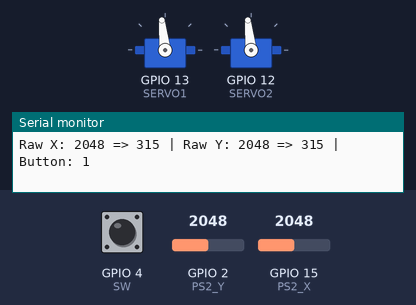
Recording of a sketch running on a simulated ESP32. Parts: 2 × servo, the last lines printed to the serial monitor. The inputs (shaded band) are chosen by the test bench; at power-on: GPIO 2 (PS2_Y) = 2048, GPIO 15 (PS2_X) = 2048, GPIO 4 (SW) HIGH. Servo pulses on a pin are drawn as a servo (544–2400 µs = 0–180°).

Above: at 1.2 s.
1.3 s: GPIO 2 (PS2_Y) set to 1030
4.3 s: GPIO 2 (PS2_Y) set to 947
At 5.8 s:
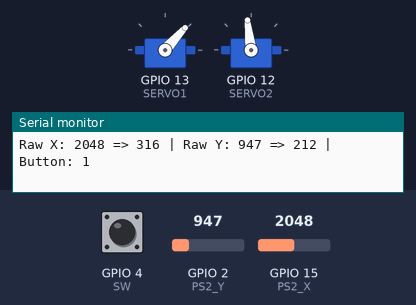
6.1 s: GPIO 15 (PS2_X) set to 0
At 7.4 s:
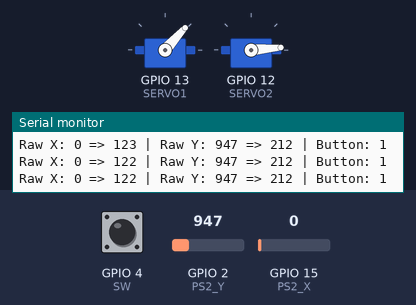
9.1 s: GPIO 2 (PS2_Y) set to 1228
At 9.45 s:
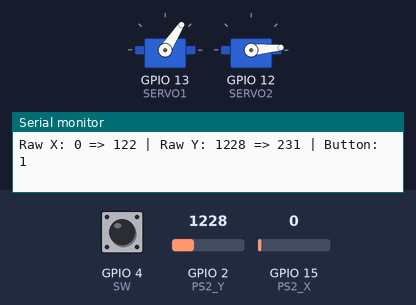
12.1 s: GPIO 15 (PS2_X) set to 491
At 14.2 s:
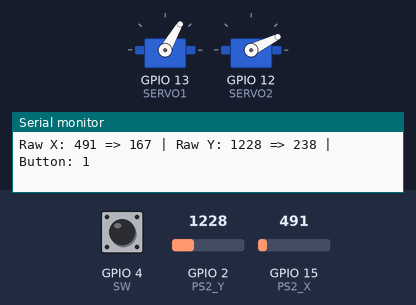
15.1 s: GPIO 15 (PS2_X) set to 1228
Timing chart, 0 to 19.1 s (numbered marks = the images above; inputs shaded):
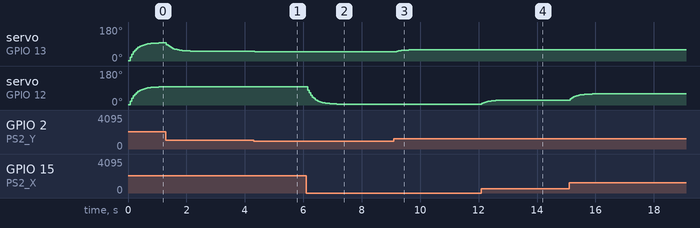

Measured:
- the behaviour switches between 1000 and 999 on GPIO 2 (PS2_Y) (found by bisection; images 0 and 1)
- after the input at 4.3 s, servo on GPIO 13 (SERVO1): 51° → 50° after 0.05 s, → 49° 0.16 s later, → 48° 0.16 s later
- after the input at 6.1 s, servo on GPIO 12 (SERVO2): moves from 97° to 5° over 1.0 s, starting after 0.05 s
- after the input at 9.1 s, servo on GPIO 13 (SERVO1): 48° → 57° after 0.05 s, → 58° 0.36 s later, → 59° 0.10 s later
- after the input at 12.1 s, servo on GPIO 12 (SERVO2): moves from 5° to 26° over 0.74 s, starting at once

The sketch:

2.ps2_servo.ino
```cpp
#define PS2_X      15
#define PS2_Y      2
#define SW         4
#define SERVO1     13  // Y axis
#define SERVO2     12  // X axis
#define RESOLUTION 12
#define FREQ       50
#define CHANNEL1   0
#define CHANNEL2   1

int min_width = 0.6 / 20 * pow(2, RESOLUTION);
int max_width = 2.5 / 20 * pow(2, RESOLUTION);

int DEAD_ZONE = 100;

float alpha = 0.2;

float smooth_x = 0;
float smooth_y = 0;

void setup() {
  pinMode(PS2_X, INPUT);
  pinMode(PS2_Y, INPUT);
  pinMode(SW, INPUT_PULLUP);

  Serial.begin(9600);

  ledcSetup(CHANNEL1, FREQ, RESOLUTION);
  ledcAttachPin(SERVO1, CHANNEL1);

  ledcSetup(CHANNEL2, FREQ, RESOLUTION);
  ledcAttachPin(SERVO2, CHANNEL2);
}

void loop() {
  int raw_x = analogRead(PS2_X);
  int raw_y = analogRead(PS2_Y);

  if (abs(raw_x - 2048) < DEAD_ZONE) raw_x = 2048;
  if (abs(raw_y - 2048) < DEAD_ZONE) raw_y = 2048;

  int target_x = map(raw_x, 0, 4095, min_width, max_width);
  int target_y = map(raw_y, 0, 4095, min_width, max_width);

  smooth_x = smooth_x * (1 - alpha) + target_x * alpha;
  smooth_y = smooth_y * (1 - alpha) + target_y * alpha;

  ledcWrite(CHANNEL1, (int)smooth_y);
  ledcWrite(CHANNEL2, (int)smooth_x);

  Serial.printf("Raw X: %d => %d | Raw Y: %d => %d | Button: %d\n",
                raw_x, (int)smooth_x, raw_y, (int)smooth_y, digitalRead(SW));
  delay(30);
}
```
